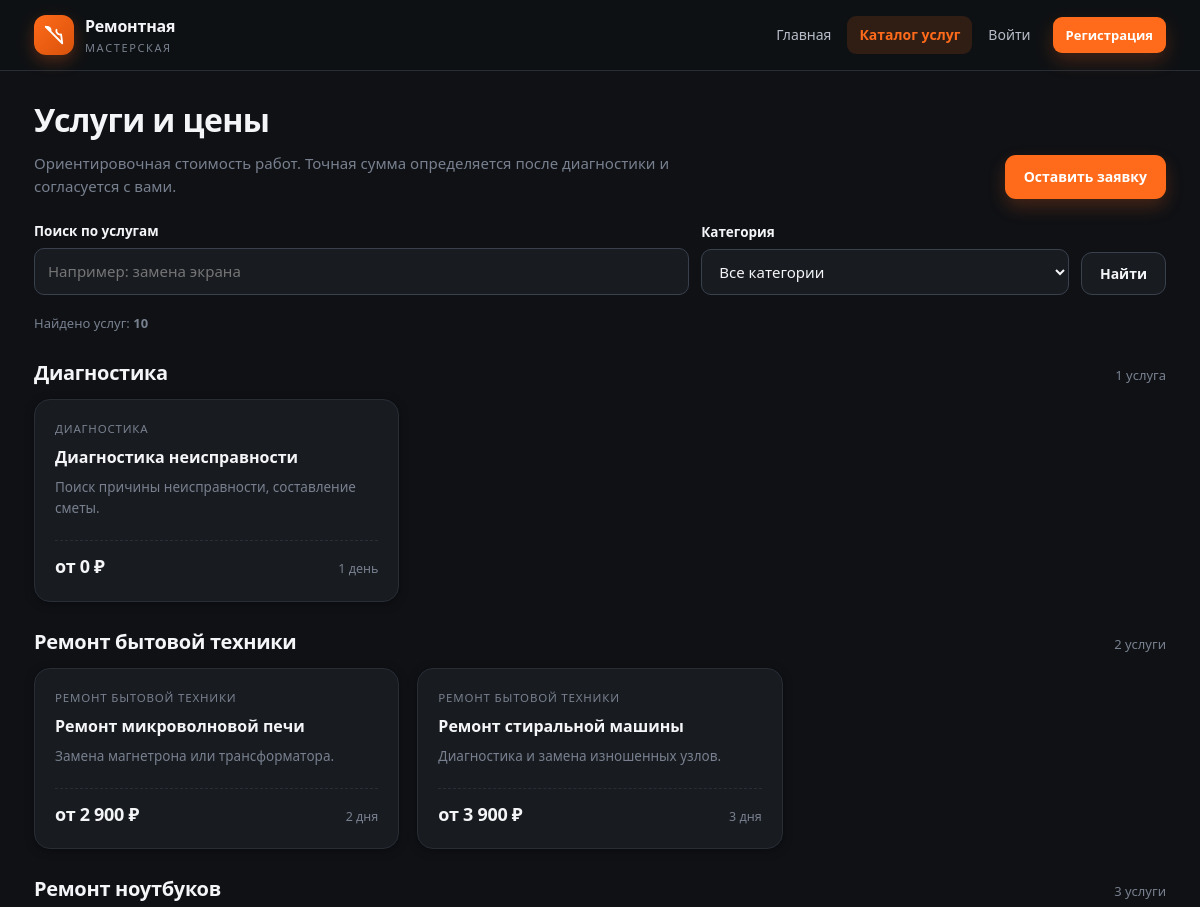
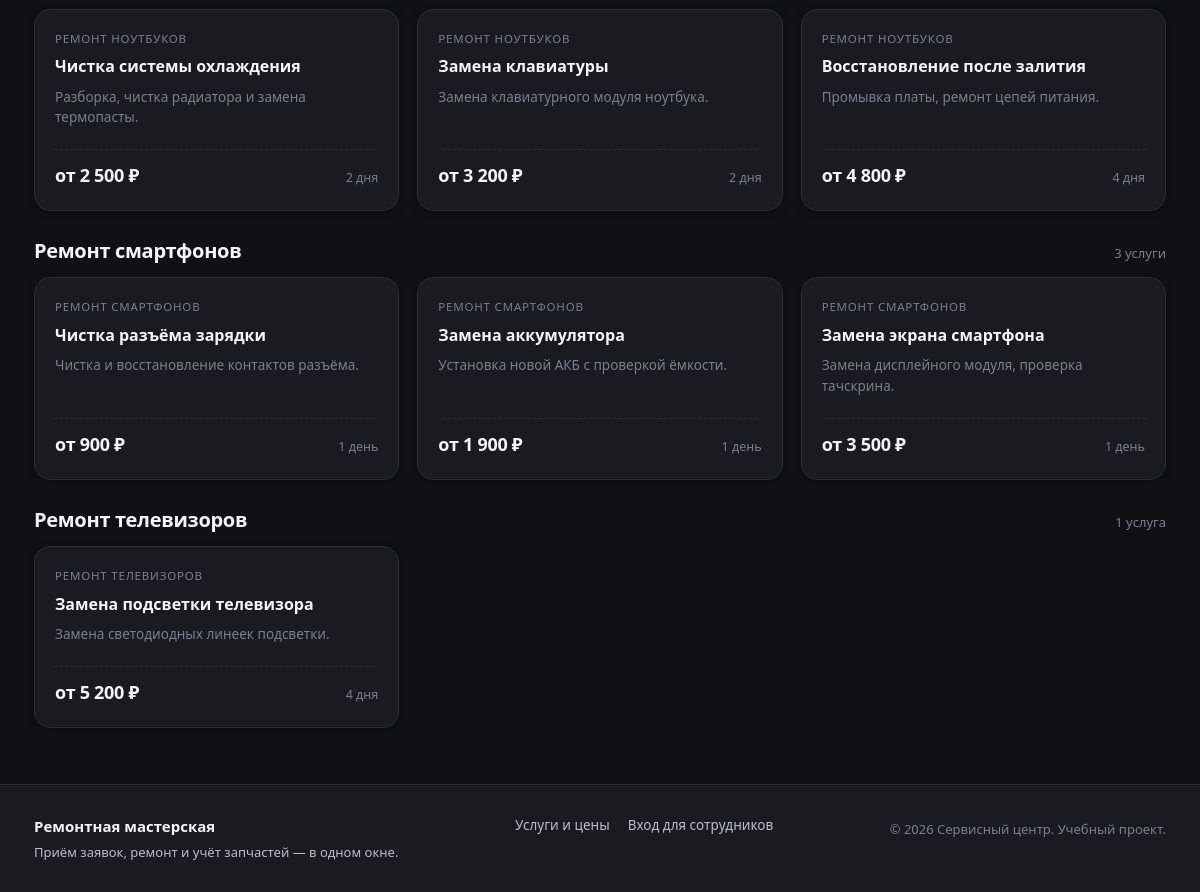
/catalog, run on the app's committed database (2 pictures, top to bottom).
### app/models.py (models this page shows, shortened)
class Service(Base):
    __tablename__ = "services"
    id: Mapped[int] = mapped_column(primary_key=True)
    name: Mapped[str] = mapped_column(String(150), nullable=False)
    category: Mapped[str] = mapped_column(String(80), default="Прочее", nullable=False)
    description: Mapped[str | None] = mapped_column(Text)
    price_from: Mapped[Decimal] = mapped_column(
        Numeric(10, 2), default=Decimal("0.00"), nullable=False
    )
    duration_days: Mapped[int] = mapped_column(Integer, default=1, nullable=False)
    is_active: Mapped[bool] = mapped_column(Boolean, default=True, nullable=False)
    created_at: Mapped[datetime] = mapped_column(DateTime, default=now, nullable=False)
    requests: Mapped[list["RepairRequest"]] = relationship(back_populates="service")

### app/routers/public.py (the view)
@router.get("/catalog")
def catalog(
    request: Request,
    q: str = "",
    category: str = "",
    db: Session = Depends(get_db),
):
    grouped, categories = _catalog_context(db, q, category)
    total = sum(len(items) for items in grouped.values())
    return render(
        request,
        "catalog.html",
        {
            "grouped": grouped,
            "categories": categories,
            "query": q,
            "selected_category": category,
            "total": total,
            "active": "catalog",
        },
    )

### app/templates/catalog.html (shortened to what this page needs)
{% extends "base.html" %}
{% block content %}
<div class="page-head">
  <div>
    <h1 class="page-title">Услуги и цены</h1>
    <p class="page-sub">Ориентировочная стоимость работ. Точная сумма определяется после диагностики и согласуется с вами.</p>
  </div>
  <div class="page-actions">
    <a class="btn btn-primary" href="/client/requests/new">Оставить заявку</a>
  </div>
</div>
<form class="filter-bar" method="get" action="/catalog">
  <div class="field field-search">
    <label for="q">Поиск по услугам</label>
    <input id="q" type="search" name="q" value="{{ query }}" placeholder="Например: замена экрана">
  </div>
  <div class="field">
    <label for="category">Категория</label>
    <select id="category" name="category">
      <option value="">Все категории</option>
    </select>
  </div>
  <button class="btn btn-outline" type="submit">Найти</button>
</form>
<p class="muted small">Найдено услуг: <strong>{{ total }}</strong></p>
{% if grouped %}
  {% for category, items in grouped.items() %}
  <section class="section-head">
    <h2>{{ category }}</h2>
    <span class="muted small">{{ items|length }} {{ plural_ru(items|length, 'услуга', 'услуги', 'услуг') }}</span>
  </section>
  <div class="service-grid">
    {% for service in items %}
    <article class="service-card">
      <span class="cat">{{ service.category }}</span>
      <h3>{{ service.name }}</h3>
      <p>{{ service.description or 'Уточните детали у мастера при оформлении заявки.' }}</p>
      <div class="service-price">
        <strong>от {{ service.price_from|money }}</strong>
        <span>{{ service.duration_days }} {{ plural_ru(service.duration_days, 'день', 'дня', 'дней') }}</span>
      </div>
    </article>
    {% endfor %}
  </div>
  {% endfor %}
{% endif %}
{% endblock %}

### app/static/css/app.css (style rules this page uses)
:root { --bg: #0f1115; --surface: #181b20; --surface-soft: #21252c; --ink: #f4f5f7; --ink-soft: #b8bec9; --muted: #78808f; --line: #282d36; --line-strong: #3a414e; --brand: #ff6b1a; --brand-dark: #d9520b; --brand-soft: rgba(255, 107, 26, 0.14); --green: #22c55e; --green-soft: rgba(34, 197, 94, 0.14); --amber: #f59e0b; --amber-soft: rgba(245, 158, 11, 0.14); --red: #ef4444; --red-soft: rgba(239, 68, 68, 0.14); --purple: #a855f7; --purple-soft: rgba(168, 85, 247, 0.14); --teal: #14b8a6; --teal-soft: rgba(20, 184, 166, 0.14); --radius: 16px; --radius-sm: 10px; --shadow: 0 10px 30px rgba(0, 0, 0, 0.45); --shadow-sm: 0 2px 10px rgba(0, 0, 0, 0.35); }
* { box-sizing: border-box; }
html { -webkit-text-size-adjust: 100%; }
body { margin: 0; min-height: 100vh; display: flex; flex-direction: column; background: var(--bg); color: var(--ink); font-family: "Segoe UI", "Inter", Roboto, system-ui, -apple-system, sans-serif; font-size: 15px; line-height: 1.55; }
a { color: var(--brand); text-decoration: none; }
h1, h2, h3, h4 { margin: 0 0 0.4em; line-height: 1.2; font-weight: 700; }
p { margin: 0 0 0.8em; }
p:last-child { margin-bottom: 0; }
.muted { color: var(--muted); }
.small { font-size: 13px; }
.page-head { display: flex; align-items: flex-end; justify-content: space-between; gap: 18px; flex-wrap: wrap; margin-bottom: 22px; }
.page-title { font-size: clamp(24px, 3vw, 32px); letter-spacing: -0.6px; }
.page-sub { color: var(--muted); margin: 4px 0 0; max-width: 680px; }
.page-actions { display: flex; gap: 10px; flex-wrap: wrap; }
.section-head { display: flex; align-items: baseline; justify-content: space-between; gap: 14px; margin: 28px 0 14px; }
.section-head h2 { font-size: 20px; margin: 0; letter-spacing: -0.3px; }
.btn { display: inline-flex; align-items: center; justify-content: center; gap: 8px; padding: 10px 18px; border-radius: 11px; border: 1px solid transparent; font: inherit; font-weight: 600; font-size: 14px; cursor: pointer; background: var(--surface); color: var(--ink); transition: background 0.15s ease, border-color 0.15s ease, transform 0.05s ease; text-decoration: none; }
.btn-primary { background: var(--brand); color: #fff; box-shadow: 0 8px 18px rgba(255, 107, 26, 0.22); }
.btn-outline { border-color: var(--line-strong); color: var(--ink); background: var(--surface); }
.field { display: flex; flex-direction: column; gap: 6px; }
.field > label, .field-label { font-weight: 600; font-size: 13.5px; }
.input, .select, .textarea, input[type="text"], input[type="email"], input[type="password"], input[type="tel"], input[type="number"], input[type="search"], select, textarea { width: 100%; padding: 11px 13px; border: 1px solid var(--line-strong); border-radius: 10px; background: var(--surface); font: inherit; color: var(--ink); transition: border-color 0.15s, box-shadow 0.15s; }
.filter-bar { display: flex; gap: 12px; flex-wrap: wrap; align-items: flex-end; margin-bottom: 18px; }
.filter-bar .field { min-width: 170px; flex: 1 1 170px; }
.filter-bar .field-search { flex: 2 1 260px; }
.filter-bar .btn { height: 43px; }
.service-grid { display: grid; grid-template-columns: repeat(auto-fill, minmax(270px, 1fr)); gap: 18px; }
.service-card { display: flex; flex-direction: column; gap: 10px; background: var(--surface); border: 1px solid var(--line); border-radius: var(--radius); padding: 20px; box-shadow: var(--shadow-sm); transition: border-color 0.15s, transform 0.15s; }
.service-card .cat { font-size: 11.5px; text-transform: uppercase; letter-spacing: 0.8px; color: var(--muted); }
.service-card h3 { font-size: 16px; margin: 0; }
.service-card p { color: var(--muted); font-size: 13.5px; flex: 1; }
.service-price { display: flex; align-items: baseline; justify-content: space-between; gap: 10px; padding-top: 12px; border-top: 1px dashed var(--line); }
.service-price strong { font-size: 18px; letter-spacing: -0.3px; }
.service-price span { font-size: 12.5px; color: var(--muted); }

### data on the page
Service: category "Диагностика", items "1", plural_ru "услуга", category "ДИАГНОСТИКА", name "Диагностика неисправности", description "Поиск причины неисправности, составление сметы.", price_from "0 ₽", duration_days "1", duration_days "день"
Service: category "Ремонт бытовой техники", items "2", plural_ru "услуги", category "РЕМОНТ БЫТОВОЙ ТЕХНИКИ", name "Ремонт микроволновой печи", description "Замена магнетрона или трансформатора.", price_from "2 900 ₽", duration_days "2", duration_days "дня"
Service: category "РЕМОНТ БЫТОВОЙ ТЕХНИКИ", name "Ремонт стиральной машины", description "Диагностика и замена изношенных узлов.", price_from "3 900 ₽", duration_days "3", duration_days "дня"
Service: category "Ремонт ноутбуков", items "3", plural_ru "услуги", category "РЕМОНТ НОУТБУКОВ", name "Чистка системы охлаждения", description "Разборка, чистка радиатора и замена термопасты.", price_from "2 500 ₽", duration_days "2", duration_days "дня"
Service: category "РЕМОНТ НОУТБУКОВ", name "Замена клавиатуры", description "Замена клавиатурного модуля ноутбука.", price_from "3 200 ₽", duration_days "2", duration_days "дня"
Service: category "РЕМОНТ НОУТБУКОВ", name "Восстановление после залития", description "Промывка платы, ремонт цепей питания.", price_from "4 800 ₽", duration_days "4", duration_days "дня"
Service: category "Ремонт смартфонов", items "3", plural_ru "услуги", category "РЕМОНТ СМАРТФОНОВ", name "Чистка разъёма зарядки", description "Чистка и восстановление контактов разъёма.", price_from "900 ₽", duration_days "1", duration_days "день"
Service: category "РЕМОНТ СМАРТФОНОВ", name "Замена аккумулятора", description "Установка новой АКБ с проверкой ёмкости.", price_from "1 900 ₽", duration_days "1", duration_days "день"
Service: category "РЕМОНТ СМАРТФОНОВ", name "Замена экрана смартфона", description "Замена дисплейного модуля, проверка тачскрина.", price_from "3 500 ₽", duration_days "1", duration_days "день"
Service: category "Ремонт телевизоров", items "1", plural_ru "услуга", category "РЕМОНТ ТЕЛЕВИЗОРОВ", name "Замена подсветки телевизора", description "Замена светодиодных линеек подсветки.", price_from "5 200 ₽", duration_days "4", duration_days "дня"

### other printed values
{{ total }} "10"
